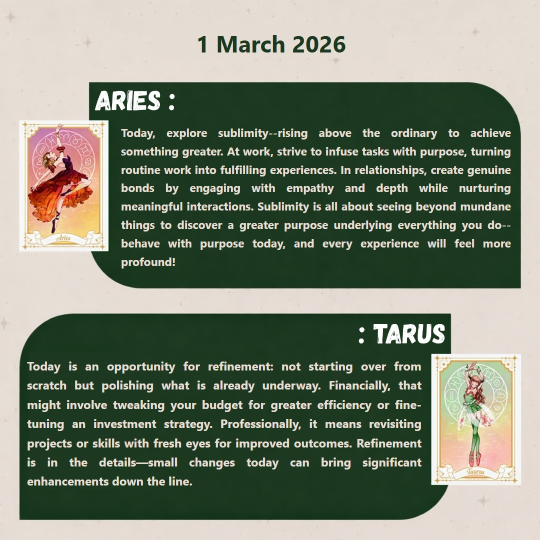
#> input picture horoscope_1.jpg, 1080 x 1080 px, found by its file name (shown at 1/2 size)
$ python check_margins.py
#> lines starting #> are read from the running program, lines starting #| are printed output that depends on the picture

from PIL import Image

def check_margins():
    img_path = "d:/zodiac sign pdf/horoscope_bot/horoscope_1.jpg"
    img = Image.open(img_path).convert("L")
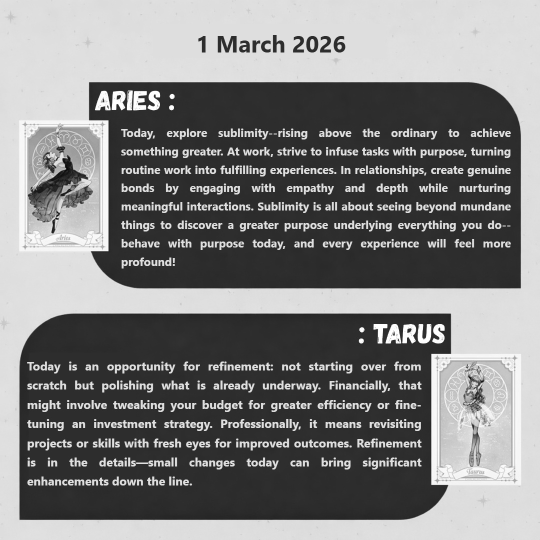
#> img: PIL image 1080x1080 L (shown at 1/2 size); min 4, max 255, mean 128

    # Threshold: BG is dark (~15), Text is light (230).
    # So text pixels will be > 100.

    width, height = img.size
#> width = 1080; height = 1080

    # Y-ranges from previous analysis:
    # Region 1 (Date): Y=59 to 113
    # Region 2 (Para 1): Y=254 to 540
    # Region 3 (Para 2): Y=717 to 996

    def get_x_bounds(y_range):
#> called with y_range = (247, 548)
        min_x = width
#> min_x = 1080
        max_x = 0
        pixel_count = 0

        for y in range(y_range[0], y_range[1], 2): # Scan tighter (every 2nd line)
            for x in range(0, width):
                # Check for light text pixel (threshold > 100)
                if img.getpixel((x, y)) > 100:
                    if x < min_x: min_x = x
                    if x > max_x: max_x = x
                    pixel_count += 1
#> after the loop, min_x = 0

        if pixel_count == 0: return (0, 0)
        return min_x, max_x

    # Region 1 (Para 1): Y=254 to 540 (Approx from earlier)
    # Region 2 (Para 2): Y=717 to 996

    # Let's widen the scan to match user map Y's just to be safe
    # User said Top: 247 to 548
    # User said Bottom: 712 to 1008

    b1 = get_x_bounds((247, 548))
#> b1 = (0, 1079)
    b2 = get_x_bounds((712, 1008))
#> b2 = (0, 1079)

    print(f"Top Para (Template-1): X_Start={b1[0]}, X_End={b1[1]}, Width={b1[1]-b1[0]}")
#| Top Para (Template-1): X_Start=0, X_End=1079, Width=1079
    print(f"Bottom Para (Template-1): X_Start={b2[0]}, X_End={b2[1]}, Width={b2[1]-b2[0]}")
#| Bottom Para (Template-1): X_Start=0, X_End=1079, Width=1079

if __name__ == "__main__":
    check_margins()

$ run again, with horoscope_2.jpg copied over horoscope_1.jpg
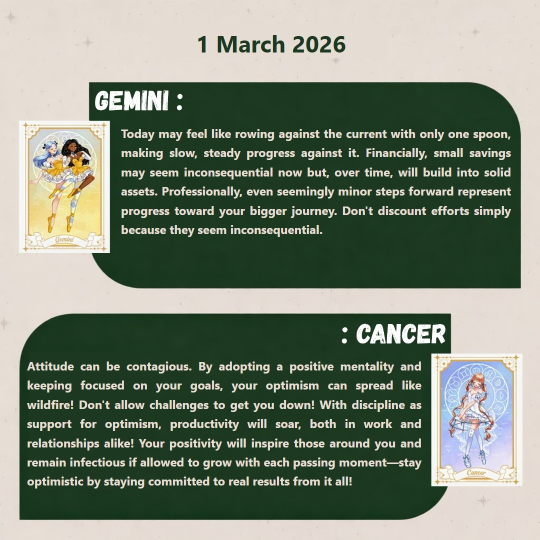
#> input picture horoscope_2.jpg, 1080 x 1080 px, found by its file name (shown at 1/2 size)
#> in check_margins, `img = Image.open(img_path).convert("L")`:
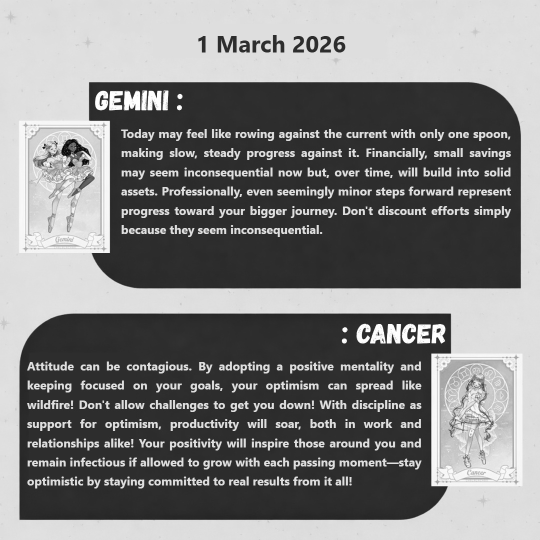
#> img: PIL image 1080x1080 L (shown at 1/2 size); min 0, max 255, mean 129
#| Top Para (Template-1): X_Start=0, X_End=1079, Width=1079
#| Bottom Para (Template-1): X_Start=0, X_End=1079, Width=1079

$ run again, with horoscope_3.jpg copied over horoscope_1.jpg
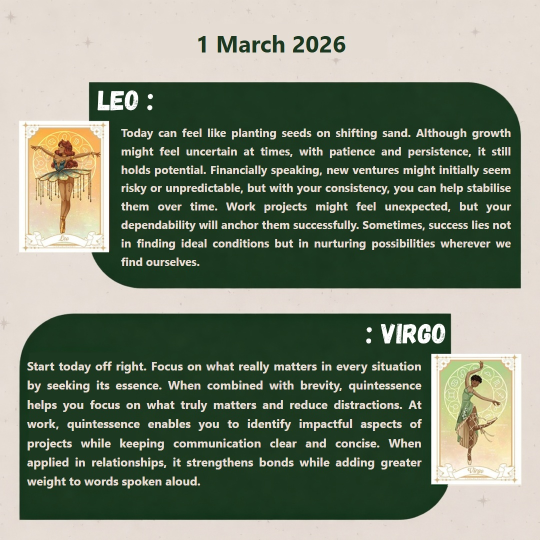
#> input picture horoscope_3.jpg, 1080 x 1080 px, found by its file name (shown at 1/2 size)
#> in check_margins, `img = Image.open(img_path).convert("L")`:
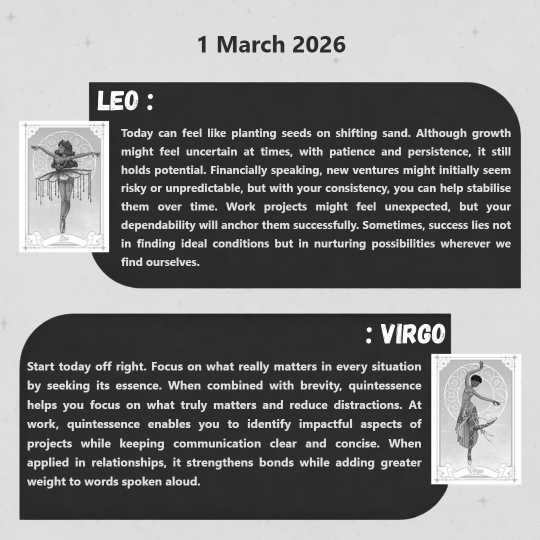
#> img: PIL image 1080x1080 L (shown at 1/2 size); min 6, max 255, mean 129.2
#| Top Para (Template-1): X_Start=0, X_End=1079, Width=1079
#| Bottom Para (Template-1): X_Start=0, X_End=1079, Width=1079

$ run again, with horoscope_4.jpg copied over horoscope_1.jpg
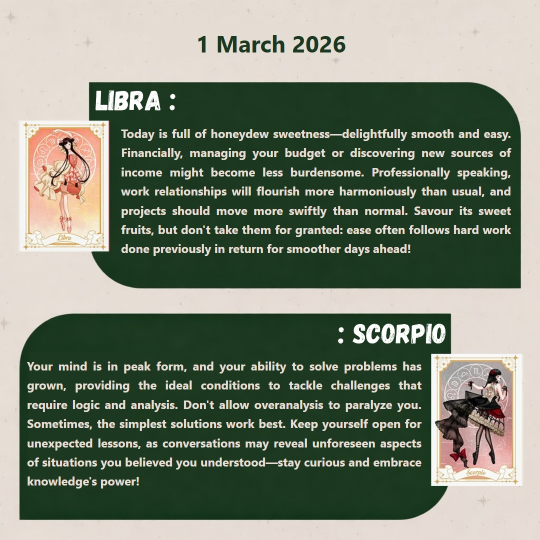
#> input picture horoscope_4.jpg, 1080 x 1080 px, found by its file name (shown at 1/2 size)
#> in check_margins, `img = Image.open(img_path).convert("L")`:
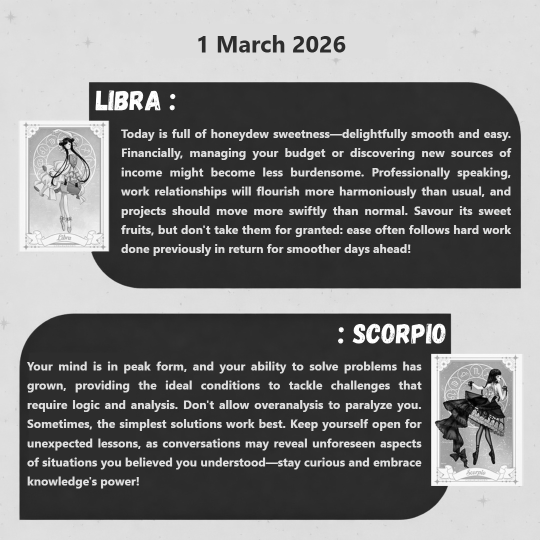
#> img: PIL image 1080x1080 L (shown at 1/2 size); min 0, max 255, mean 127.6
#| Top Para (Template-1): X_Start=0, X_End=1079, Width=1079
#| Bottom Para (Template-1): X_Start=0, X_End=1079, Width=1079
